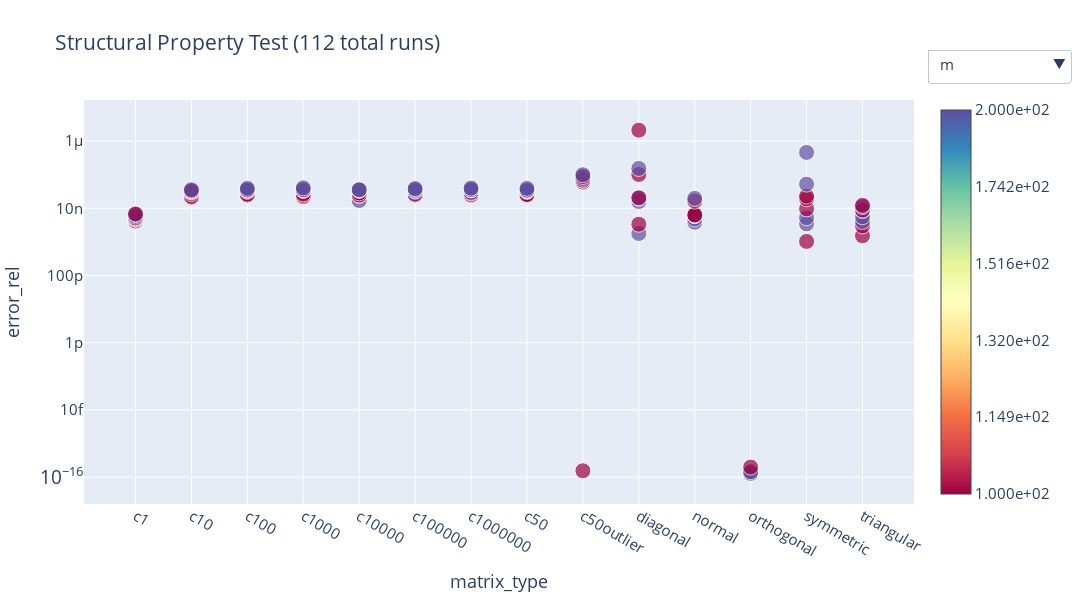

The notebook cell this image was saved under:
### Code cell
x = 'matrix_type'
y = 'error_rel'
logscale = (False, True)

fig = plot_agg_global_df(x=x, y=y, remove_outliers=remove_outliers, dataframe_path=df_path,
                         filter=filter, new_col=new_col, remove_col=remove_col,
                         logscale=logscale, title=title, font_size = font_size
                   )
fig.write_html('./data/plots/' + title.replace(' ', '_').lower() + '_' + str(next(counter)) + '.html')
fig.show()
